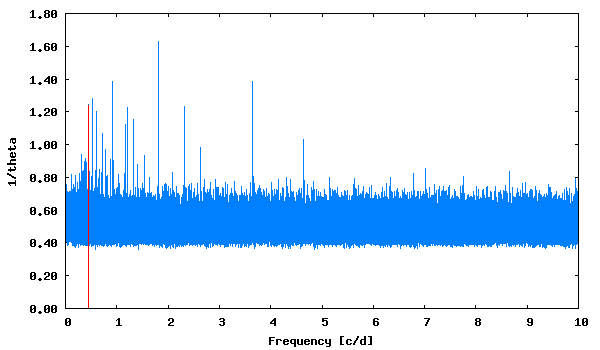

Generate this figure with gnuplot:
set term png size 600,350 medium
set colors classic
set output "phase_lc_5.lk.png"
set xlabel "Frequency [c/d]"
set ylabel "1/theta"
set format y "%5.2f"
plot [] "lk.periodogram" using 1:2 with lines linecolor 3 title "", "<echo '0.454854  1.24'" with impulses linecolor 1 title ""
 
